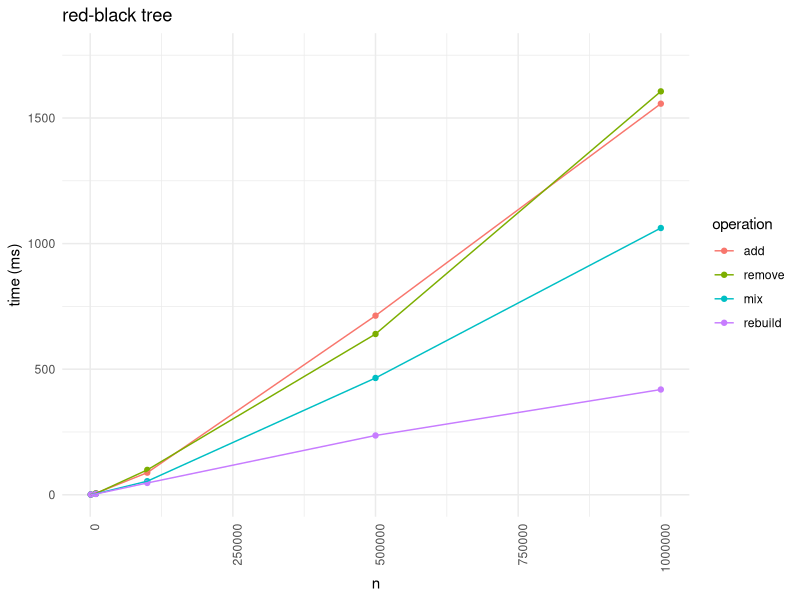
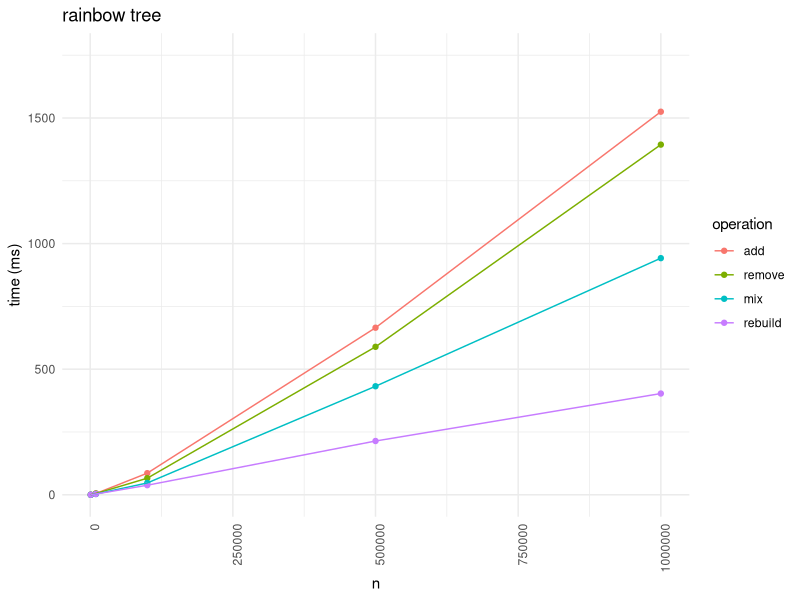

These figures' R source, in order:
library(ggplot2)
library(dplyr)

data <- read.csv("benchmark_rainbow_vs_redblack.csv", sep = ";")

# plot data
plot_data <- data
plot_data$operation <- factor(data$operation, labels = c("add", "remove", "mix", "rebuild"))

# redblack

redblack_plot_data <- plot_data[plot_data$tree == 0,]

redblack_plot <- ggplot(redblack_plot_data, aes(x = n, y = time, color = as.factor(operation), group = operation)) +
  geom_point() +
  geom_line() +
  labs(
    x = "n",
    y = "time (ms)",
    title = paste("red-black tree") ,
    color = "operation"
  ) +
  theme_minimal() +
  theme(axis.text.x = element_text(angle = 90, hjust = 1)) + 
  ylim(0, 1750)


print(redblack_plot)

# rainbow

rainbow_plot_data <- plot_data[plot_data$tree == 1,]

rainbow_plot <- ggplot(rainbow_plot_data, aes(x = n, y = time, color = as.factor(operation), group = operation)) +
  geom_point() +
  geom_line() +
  labs(
    x = "n",
    y = "time (ms)",
    title = paste("rainbow tree") ,
    color = "operation"
  ) +
  theme_minimal() +
  theme(axis.text.x = element_text(angle = 90, hjust = 1)) + 
  ylim(0, 1750)


print(rainbow_plot)